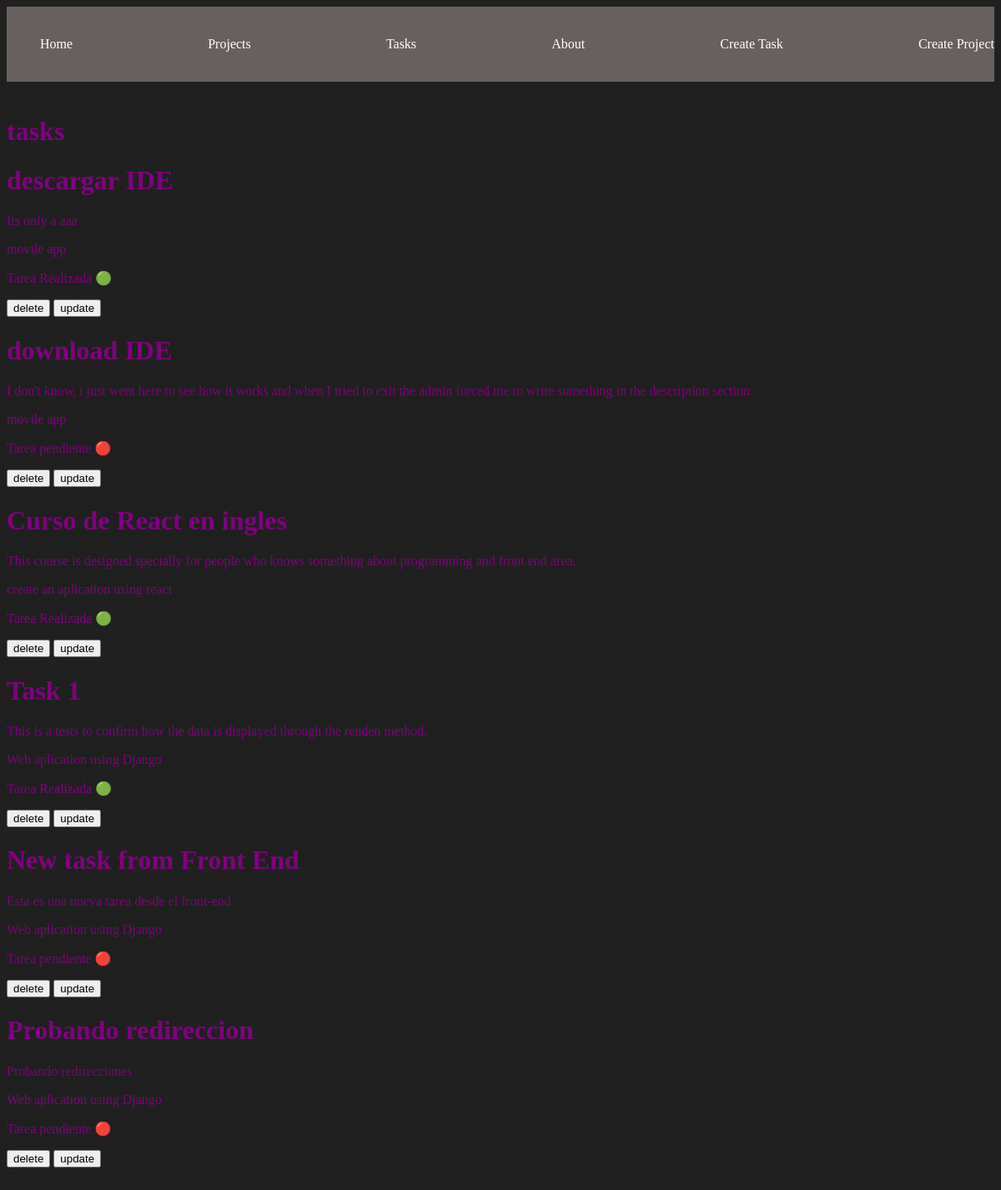
/tasks/, run on the app's committed database.
### myapp/models.py (models this page shows, shortened)
class Task(models.Model):
    title = models.CharField(max_length=200)
    description = models.TextField()
    project = models.ForeignKey(Project, on_delete=models.CASCADE)
    done = models.BooleanField(default=False)

class Project(models.Model):
    name = models.CharField(max_length=200)

### myapp/views.py (the view)
# urls.py: path('tasks/', views.task, name="tasks"),
def task(request):
    tasks = list(Task.objects.all())
    return render(request, 'tasks/tasks.html', {
        'tasks': tasks
    })

### myapp/templates/tasks/tasks.html
{% extends 'layouts/base.html' %}
{% block content %}
<h1>tasks</h1>
{% for task in tasks %}
<div>
    <h1>{{task.title}}</h1>
    <p>{{task.description}}</p>
    <p>{{task.project.name}}</p>
    {% if task.done == False %}
    <p>Tarea pendiente 🔴</p>
    {% else %}
    <p>Tarea Realizada 🟢</p>
    {% endif %}
    <button>delete</button>
    <button>update</button>
</div>
{% endfor %}
{% endblock %}

### myapp/templates/layouts/base.html (shortened to what this page needs)
{% load static %}
<!DOCTYPE html>
<html lang="en">
<head>
    <link rel="stylesheet" href="{% static '/styles/main.css' %}">
</head>
<body>
    <nav class="navbar container">
        <ul>
            <li>
                <a href="/">Home</a>
            </li>
            <li>
                <a href="{% url 'projects' %}">Projects</a>
            </li>
            <li>
                <a href="{% url 'tasks' %}">Tasks</a>
            </li>
            <li>
                <a href="{% url 'about' %}">About</a>
            </li>
            <li>
                <a href="{% url 'create_tasks' %}">Create Task</a>
            </li>
            <li>
                <a href="{% url 'create_project'%}">Create Project</a>
            </li>
        </ul>
    </nav>
    <main class="container">
    {% block content %}{% endblock %}
    </main>
</body>
</html>

### myapp/static/styles/main.css (style rules this page uses)
body { background: #202020; color: purple; }
.navbar { background: #67605e; padding: 5px 0px; }
.navbar ul { display: flex; justify-content: space-between; }
.navbar ul li a { color: white; text-decoration: none; }
.navbar ul li { list-style: none; }
.container { max-width: 1200px; margin: auto; padding: 20px 0; }

### data on the page
Task: title "descargar IDE", description "Its only a aaa", project.name "movile app", done "Tarea Realizada 🟢"
Task: title "download IDE", description "I don't know, i just went here to see how it works and when I tried to exit the admin forced me to write something in the description section.", project.name "movile app", done "Tarea pendiente 🔴"
Task: title "Curso de React en ingles", description "This course is designed specially for people who knows something about programming and front end area.", project.name "create an aplication using react", done "Tarea Realizada 🟢"
Task: title "Task 1", description "This is a tests to confirm how the data is displayed through the renden method.", project.name "Web aplication using Django", done "Tarea Realizada 🟢"
Task: title "New task from Front End", description "Esta es una nueva tarea desde el front-end", project.name "Web aplication using Django", done "Tarea pendiente 🔴"
Task: title "Probando redireccion", description "Probando redirecciones", project.name "Web aplication using Django", done "Tarea pendiente 🔴"
